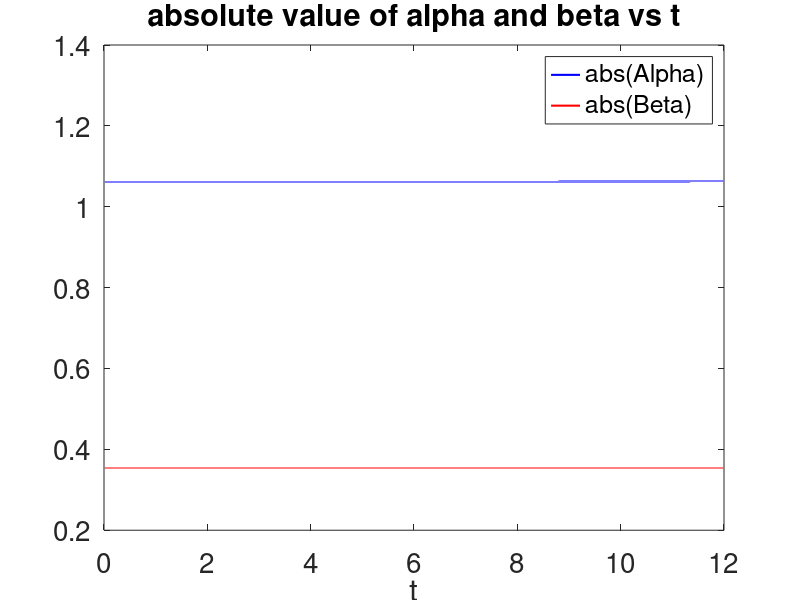
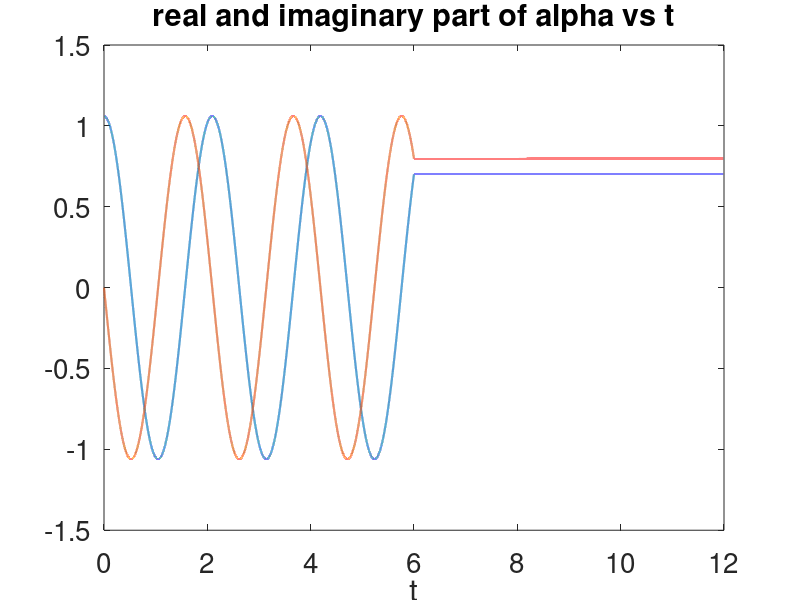
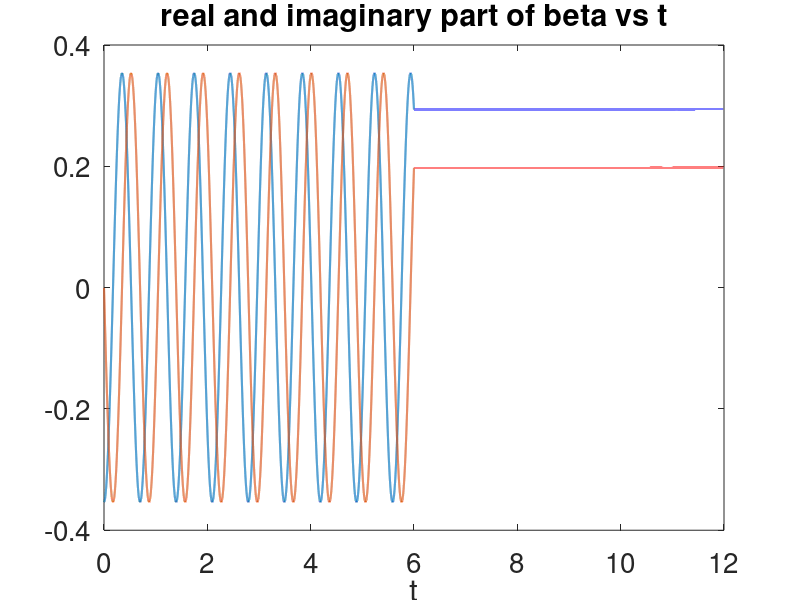
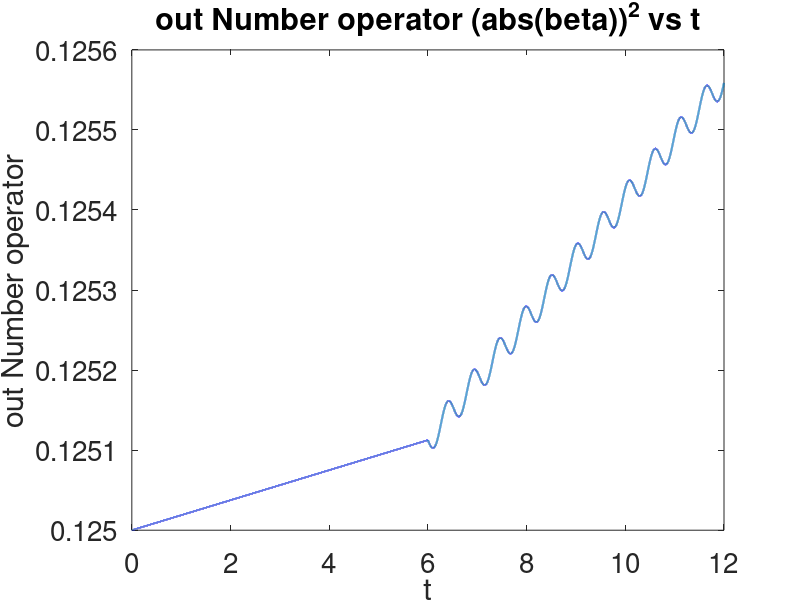

Write the MATLAB code that produced these figures, in order. (Note: a time limit stopped this script after it produced the figures.)
clear;

%solve d2f/dt2+w(t)^2*f=0
%solve a system of equations
%rename f to y and t to x( not the space coordinate )
%system of equations
% dydx = z -------> g(x,y,z)
% dzdx = -1*w^2(x)*y----> h(x,y,z)

tmin=0;
tmax=12;
nt=120000;
dt=(tmax-tmin)/nt;
t=zeros(1,nt);
for i=1:nt
    t(i)=i*dt;
end

%  w initial and w final

w_i=3;
w_f=6;

a=(w_f+w_i)/2;
b=(w_f-w_i)/2;

dT=0.0001;

% RK 4
f=zeros(1,nt);
g=zeros(1,nt);

% initial condition
f(1) = sqrt(1/6);
g(1) = -1i*sqrt(3/2);

for n=1:nt-2
    
    t(n+1) = t(n)+dt;
    k1=dt*(g(n));
    l1=dt*(-1*f(n)*((a+(b*tanh((t(n)-6)/dT)))^2));
    k2=dt*(g(n)+l1/2);
    l2=dt*(-1*(f(n)+k1/2)*((a+(b*tanh((t(n+1)-6)/dT)))^2));
    k3=dt*(g(n)+l2/2);
    l3=dt*(-1*(f(n)+k2/2)*((a+(b*tanh((t(n+1)-6)/dT)))^2));
    k4=dt*(g(n)+l3/2); 
    l4=dt*(-1*(f(n)+k3/2)*((a+(b*tanh((t(n+2)-6)/dT)))^2));
    f(n+1)=f(n)+(1/6)*(k1+2*k2+2*k3+k4);
    g(n+1)=g(n)+(1/6)*(l1+2*l2+2*l3+l4);
    f(nt)=f(nt-1);
    g(nt)=g(nt-1);
    
end

figure(15)
plot(t,real(f),'-b','Linewidth',1.5)
hold on
plot(t,imag(f),'-r','Linewidth',1.5)
title('Real and Imaginary part of f(t) vs t')
xlabel('t')
set(gca,'fontsize',20)
legend('real part of f(t)','imag part of f(t)')
alpha=zeros(1,nt);
beta=zeros(1,nt);
for i=2:nt-1

f_out_a=sqrt(1/(2*w_f))*exp(-1i*w_f*t(i));
f_out_b=conj(f_out_a);
df_out_a=-1i*w_f*f_out_a;
df_out_b=1i*w_f*f_out_b;

df_in= (conj(f(i+1))-conj(f(i-1)))/(2*dt);

alpha(i)=1i*(conj(f(i))*df_out_a-df_in*f_out_a);
beta(i)=1i*((conj(f(i))*df_out_b-df_in*f_out_b));

alpha(nt-1)=alpha(nt-2);
alpha(nt)=alpha(nt-1);
alpha(1)=alpha(2);
beta(nt-1)=beta(nt-2);
beta(nt)=beta(nt-1);
beta(1)=beta(2);
end

figure(2)

alpha_1=abs(alpha);
beta_1=abs(beta);

plot(t,alpha_1,'-b','Linewidth',1.5)
hold on
plot(t,beta_1,'-r','Linewidth',1.5)
title('absolute value of alpha and beta vs t')
xlabel('t')
set(gca,'fontsize',20)
legend('abs(Alpha)','abs(Beta)')

figure(3)

alpha_real=real(alpha);
alpha_imag=imag(alpha);

plot(t,alpha_real,'Linewidth',1.5)
hold on
plot(t,alpha_imag,'Linewidth',1.5)
title('real and imaginary part of alpha vs t')
xlabel('t')
set(gca,'fontsize',20)

figure(5)

beta_real=real(beta);
beta_imag=imag(beta);

plot(t,beta_real,'Linewidth',1.5)
hold on
plot(t,beta_imag,'Linewidth',1.5)
title('real and imaginary part of beta vs t')
xlabel('t')
set(gca,'fontsize',20)

figure(6)

beta_2=beta_1.^2;

plot(t,beta_2,'Linewidth',1.5)
title('out Number operator (abs(beta))^2 vs t')
xlabel('t')
ylabel('out Number operator')
set(gca,'fontsize',20)

g=zeros(1,nt);

for j=1:nt

   g(j)=abs(alpha(j))^2-abs(beta(j))^2;
   
end

figure(7)
plot(t,g,'Linewidth',1.5)
title('abs(alpha)^2 - abs(beta)^2 vs t')
xlabel('t')
ylabel('abs(alpha)^2 - abs(beta)^2')
set(gca,'fontsize',20)
% Proability
% Only consider the first 3 even terms for comparison with the Schrodinger
% numerical solution
% 
alpha_p=alpha_1(nt-10000);
beta_p=beta_1(nt-10000);

A=conj(beta_p)/(2*alpha_p);
N=sqrt(1/abs(alpha_p));

C0=(abs(N))^2;
C2=(abs(N*sqrt(2)*(A)))^2;
C4=(abs(N*sqrt(6)*(A^2)))^2;

n=0:1:4;

figure(8)
plot(n(1),C0,'b*','Markersize', 15)
hold on
plot(n(3),C2,'b*','Markersize', 15)
plot(n(5),C4,'b*','Markersize', 15)
axis([-0.1 5 0 1])
